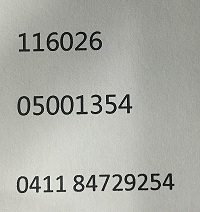
#> input picture 1.jpg, 200 x 212 px
$ python '2.example_垂直分割图像.py'
#> lines starting #> are read from the running program, lines starting #| are printed output that depends on the picture; after the words box and inside, x2 and y2 are one past the last pixel; in counts of white or black regions, pixels touching at a corner belong together
#> further down, img is the input picture: shape (212, 200, 3); mean B, G, R 166, 172.4, 171.2
import cv2
import numpy as np
import matplotlib.pyplot as plt

#图像二值化处理
#输入读取的图片数据 -- img
#返回二值化处理后的图像 -- binary
def imgThreshold(img):
    GRAY = cv2.cvtColor(img, cv2.COLOR_BGR2GRAY)  # GRAY 灰度图像 非黑即白
    # cv2.imshow("GRAY", GRAY)
    rosource,binary=cv2.threshold(GRAY,121,255,cv2.THRESH_BINARY)
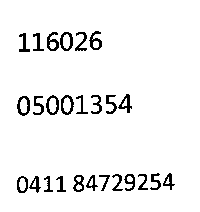
#> binary: shape (212, 200); 94.5% white; black in thin lines or dots, all inside (x1, y1, x2, y2) = (17, 31, 175, 193)
    # cv2.imshow("binary", binary)
    return binary

#对图片进行水平分割,返回的是分割好的照片数组
# img 输入的是 灰度图像二值化处理 后的结果
def horizontalCut(img):
    (x,y)=img.shape #返回的分别是矩阵的行数和列数，x是行数，y是列数
#> x = 212; y = 200
    pointCount=np.zeros(y,dtype=np.uint8)#每行黑色的个数
#> pointCount = 200 values from 0 to 0
    x_axes=np.arange(0,y)
#> x_axes = 200 values from 0 to 199
    for i in range(0,x):
        for j in range(0,y):
            if(img[i,j]==0):
                pointCount[i]=pointCount[i]+1
    plt.plot(x_axes,pointCount)
    start=[]#开始索引数组
    end=[]#结束索引数组
    #对照片进行分割
    for index in range(1,y):
        #上个为0当前不为0，即为开始
        if((pointCount[index]!=0)&(pointCount[index-1]==0)):
            start.append(index)
        #上个不为0当前为0，即为结束
        elif((pointCount[index]==0)&(pointCount[index-1]!=0)):
             end.append(index)
#> after the loop, end = [52, 116, 193]; start = [31, 94, 173]
    img1=img[start[0]:end[0],:]
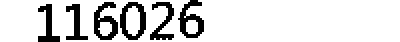
#> img1: shape (21, 200) (shown 2 times larger); 85.3% white; black in thin lines or dots, all inside (x1, y1, x2, y2) = (19, 0, 102, 21)
    img2=img[start[1]:end[1],:]
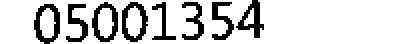
#> img2: shape (22, 200) (shown 2 times larger); 81.8% white; black in thin lines or dots, all inside (x1, y1, x2, y2) = (17, 0, 132, 22)
    img3=img[start[2]:end[2],:]
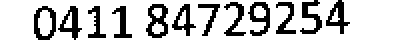
#> img3: shape (20, 200) (shown 2 times larger); 76.8% white; black in thin lines or dots, all inside (x1, y1, x2, y2) = (17, 0, 175, 20)
    cv2.imwrite("img1.jpg", img1)
    imgArr=[img1,img2,img3]
    for m in range(3):
        cv2.imshow(str(m),imgArr[m])
    plt.show()
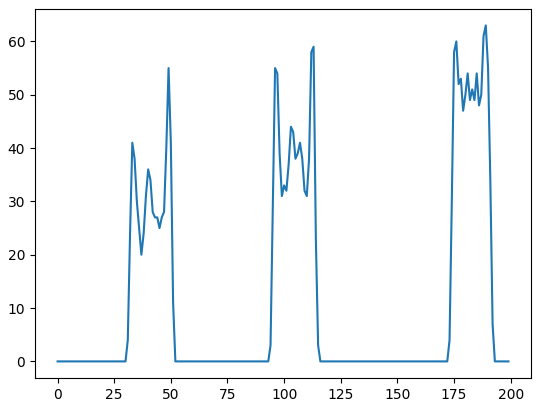
#> figure drawn by matplotlib, 1 panel; curve peaks at x = 189, y = 63
    return imgArr

img = cv2.imread("1.jpg")  # 读取原始图像
cv2.imshow("img", img)
binary = imgThreshold(img)  #二值化处理函数
horizontalCut(binary)
cv2.waitKey()  # 按下任何键盘按键后
cv2.destroyAllWindows() # 释放所有窗体
